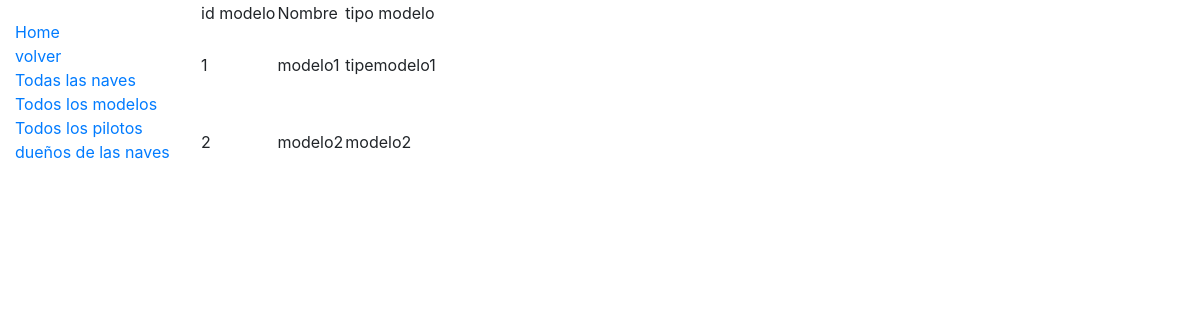
The page /templates/Modelo.html on the database its author committed.
### GestionNaves/models.py (models this page shows, shortened)
class Modelo(models.Model):
    nombreModelo = models.CharField(max_length=200)
    tipoModelo = models.CharField(max_length=200)
    idModelo = models.CharField(max_length=200)

### GestionNaves/views.py (the view)
# urls.py: path('templates/Modelo.html', views.ModeloLista, name='modelo'),
def ModeloLista(request):
    modele = Modelo.objects.all()
    contexto = {'Modelos':modele}
    return render(
        request,
        'Modelo.html',
        contexto
    )

### GestionNaves/templates/Modelo.html
{% extends "base_generic.html" %}
{% block content %}
      <table class="Tablita">
          <thead>
              <tr>
                  <td>id modelo</td>
                  <td>Nombre</td>
                  <td>tipo modelo</td>
              </tr>
          </thead>
          <tbody>
              {% if Modelos %}
              {% for modele in Modelos %}
              <tr>
                  <td>{{ modele.idModelo }}</td>
                  <td>{{ modele.nombreModelo}}</td>
                  <td>{{ modele.tipoModelo}}</td>
              </tr>
              {% endfor %}
              {% else %}
              <h1>No hay Registros de naves</h1>
              {% endif %}
          </tbody>
      </table>
{% endblock %}

### rows shown on the page
Modelo: idModelo "1", nombreModelo "modelo1", tipoModelo "tipemodelo1"
Modelo: idModelo "2", nombreModelo "modelo2", tipoModelo "modelo2"
